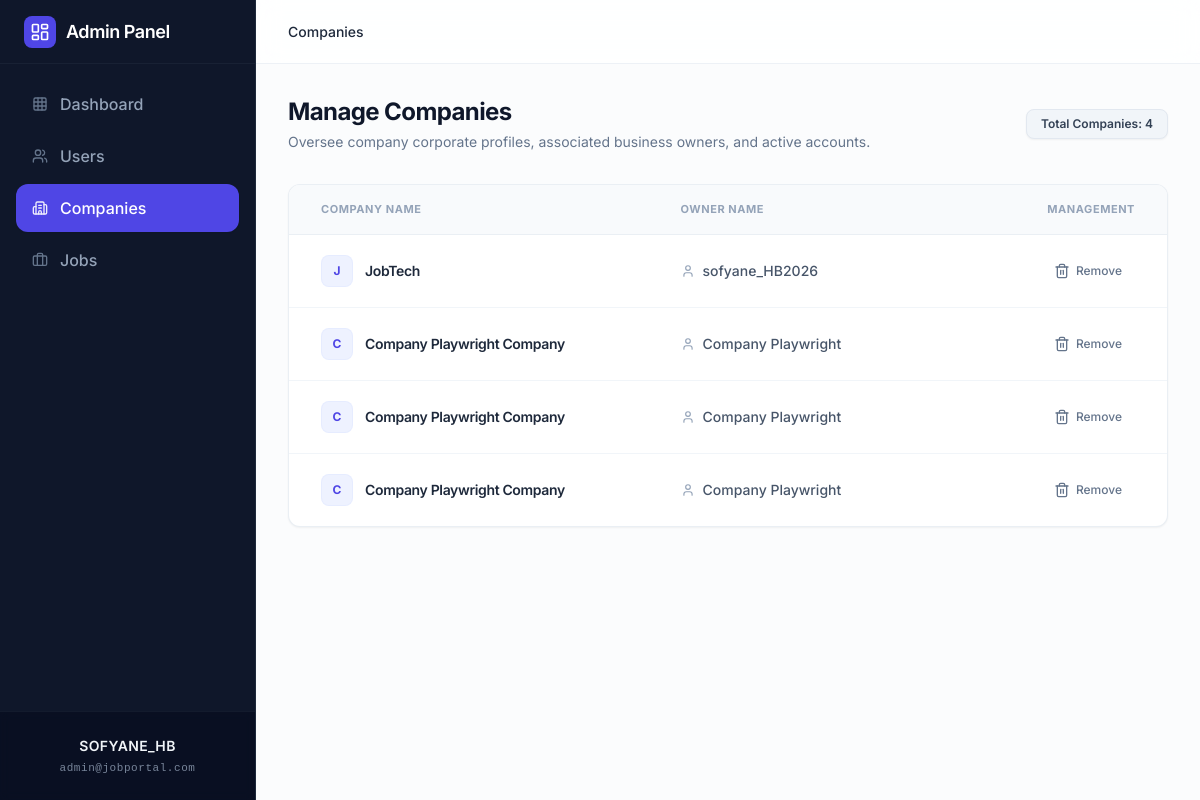
Screenshot of /admin/companies.php (signed in) with the database file from the repository.
### tables this page shows
CREATE TABLE `users` (
  `id` int(11) NOT NULL,
  `full_name` varchar(100) DEFAULT NULL,
  `email` varchar(150) DEFAULT NULL,
  `password` varchar(255) DEFAULT NULL,
  `google_id` varchar(255) DEFAULT NULL,
  `phone` varchar(50) DEFAULT NULL,
  `address` text DEFAULT NULL,
  `country` varchar(100) DEFAULT NULL,
  `skills` text DEFAULT NULL,
  `created_at` timestamp NOT NULL DEFAULT current_timestamp(),
  `role` enum('candidate','company','admin') DEFAULT 'candidate'
);

CREATE TABLE `companies` (
  `id` int(11) NOT NULL,
  `company_name` varchar(150) NOT NULL,
  `logo` varchar(255) DEFAULT NULL,
  `description` text DEFAULT NULL,
  `user_id` int(11) NOT NULL,
  `created_at` timestamp NOT NULL DEFAULT current_timestamp()
);

### admin/companies.php (the view, shortened to what this page needs)
<?php
require_once "../config/db.php";
$companies = $pdo->query("
    SELECT c.*, u.full_name as owner_name
    FROM companies c
    JOIN users u ON c.user_id = u.id
")->fetchAll(PDO::FETCH_ASSOC);
$stmt = $pdo->prepare("SELECT full_name, email FROM users WHERE id = ?");
$stmt->execute([$_SESSION['user_id']]);
$admin = $stmt->fetch(PDO::FETCH_ASSOC);
?>
<!DOCTYPE html>
<html lang="en" class="h-full">
<head>
    <script src="https://cdn.tailwindcss.com"></script>
</head>
<body class="flex h-full bg-slate-50/50 text-slate-900 antialiased">
<aside class="w-64 bg-slate-900 h-screen fixed inset-y-0 left-0 flex flex-col justify-between border-r border-slate-800">
    <div>
        <div class="h-16 flex items-center px-6 border-b border-slate-800/60">
            <div class="flex items-center gap-2.5">
                <div class="p-1.5 bg-indigo-600 rounded-lg text-white">
                    <i data-lucide="layout-dashboard" class="w-5 h-5"></i>
                </div>
                <span class="font-semibold text-lg tracking-tight text-white">Admin Panel</span>
            </div>
        </div>
        <nav class="p-4 space-y-1">
            <a href="dashboard.php" class="flex items-center gap-3 px-4 py-3 text-slate-400 hover:text-white hover:bg-slate-800/50 font-medium rounded-xl transition-all duration-200 group">
                <i data-lucide="grid" class="w-4 h-4 text-slate-500 group-hover:text-slate-300 transition-colors"></i>
                <span>Dashboard</span>
            </a>
            <a href="users.php" class="flex items-center gap-3 px-4 py-3 text-slate-400 hover:text-white hover:bg-slate-800/50 font-medium rounded-xl transition-all duration-200 group">
                <i data-lucide="users" class="w-4 h-4 text-slate-500 group-hover:text-slate-300 transition-colors"></i>
                <span>Users</span>
            </a>
            <a href="companies.php" class="flex items-center gap-3 px-4 py-3 bg-indigo-600 text-white font-medium rounded-xl shadow-sm transition-all duration-200">
                <i data-lucide="building-2" class="w-4 h-4 opacity-90"></i>
                <span>Companies</span>
            </a>
            <a href="jobs.php" class="flex items-center gap-3 px-4 py-3 text-slate-400 hover:text-white hover:bg-slate-800/50 font-medium rounded-xl transition-all duration-200 group">
                <i data-lucide="briefcase" class="w-4 h-4 text-slate-500 group-hover:text-slate-300 transition-colors"></i>
                <span>Jobs</span>
            </a>
        </nav>
    </div>
    <div class="p-6 border-t border-slate-800/50 bg-slate-950/40 backdrop-blur-sm flex flex-col items-center justify-center transition-all duration-300 group hover:bg-slate-950/60">
        <div class="w-full text-center max-w-[200px]">
            <div class="text-sm font-semibold text-slate-100 tracking-wide leading-snug antialiased uppercase transition-colors duration-200 group-hover:text-white">
                <?= htmlspecialchars($admin['full_name'] ?? 'Admin') ?>
            </div>
            <div class="text-[11px] font-medium text-slate-400/80 tracking-wider font-mono mt-1 select-all truncate transition-colors duration-200 group-hover:text-slate-300">
                <?= htmlspecialchars($admin['email'] ?? '') ?>
            </div>
        </div>
    </div>
</aside>
<div class="ml-64 flex-1 flex flex-col min-h-screen">
    <header class="h-16 border-b border-slate-200/60 bg-white/80 backdrop-blur-md sticky top-0 z-10 flex items-center justify-between px-8">
        <div class="flex items-center gap-2 text-sm text-slate-500">
            <span class="text-slate-800 font-medium">Companies</span>
        </div>
    </header>
    <main class="flex-1 p-8 max-w-7xl w-full mx-auto">
        <div class="mb-8 flex items-center justify-between">
            <div>
                <h1 class="text-2xl font-bold tracking-tight text-slate-900">Manage Companies</h1>
                <p class="text-sm text-slate-500 mt-1">Oversee company corporate profiles, associated business owners, and active accounts.</p>
            </div>
            <div class="bg-slate-100 text-slate-700 px-3.5 py-1.5 rounded-lg text-xs font-semibold border border-slate-200 shadow-sm">
                Total Companies: <?= count($companies) ?>
            </div>
        </div>
        <div class="bg-white rounded-xl border border-slate-200/70 shadow-sm overflow-hidden">
            <div class="overflow-x-auto">
                <table class="w-full text-left border-collapse">
                    <thead>
                        <tr class="bg-slate-50 border-b border-slate-200/70 text-slate-400 text-[11px] font-semibold uppercase tracking-wider">
                            <th class="px-8 py-4 w-5/12">Company Name</th>
                            <th class="px-8 py-4 w-5/12">Owner Name</th>
                            <th class="px-8 py-4 text-right w-2/12">Management</th>
                        </tr>
                    </thead>
                    <tbody class="divide-y divide-slate-100 text-sm">
                        <?php foreach($companies as $comp): ?>
                        <tr class="hover:bg-slate-50/50 transition-colors duration-150">
                            <td class="px-8 py-5">
                                <div class="flex items-center gap-3">
                                    <div class="w-8 h-8 bg-indigo-50 text-indigo-600 rounded-lg flex items-center justify-center font-bold text-xs uppercase border border-indigo-100/50">
                                        <?= substr(htmlspecialchars($comp['company_name']), 0, 1) ?>
                                    </div>
                                    <span class="font-semibold text-slate-800 text-sm tracking-tight">
                                        <?= htmlspecialchars($comp['company_name']) ?>
                                    </span>
                                </div>
                            </td>
                            <td class="px-8 py-5">
                                <div class="flex items-center gap-2 text-slate-600 font-medium">
                                    <i data-lucide="user" class="w-3.5 h-3.5 text-slate-400"></i>
                                    <span><?= htmlspecialchars($comp['owner_name']) ?></span>
                                </div>
                            </td>
                            <td class="px-8 py-5 text-right">
                                <button class="inline-flex items-center gap-1.5 px-3 py-1.5 text-xs font-medium text-slate-500 hover:text-red-600 hover:bg-red-50 hover:border-red-200 rounded-lg border border-transparent transition-all duration-200 cursor-pointer">
                                    <i data-lucide="trash-2" class="w-4 h-4"></i>
                                    <span>Remove</span>
                                </button>
                            </td>
                        </tr>
                        <?php endforeach; ?>
                    </tbody>
                </table>
            </div>
        </div>
    </main>
</div>
</body>
</html>

### admin/companies.php (style rules this page uses)
body { font-family: 'Inter', sans-serif; }

### rows the page displays
users: full_name "SOFYANE_HB", email "admin@jobportal.com"
companies: company_name "J", company_name "JobTech", user.full_name "sofyane_HB2026"
companies: company_name "C", company_name "Company Playwright Company", user.full_name "Company Playwright"
companies: company_name "C", company_name "Company Playwright Company", user.full_name "Company Playwright"
companies: company_name "C", company_name "Company Playwright Company", user.full_name "Company Playwright"

### other values shown
count($companies) "4"
